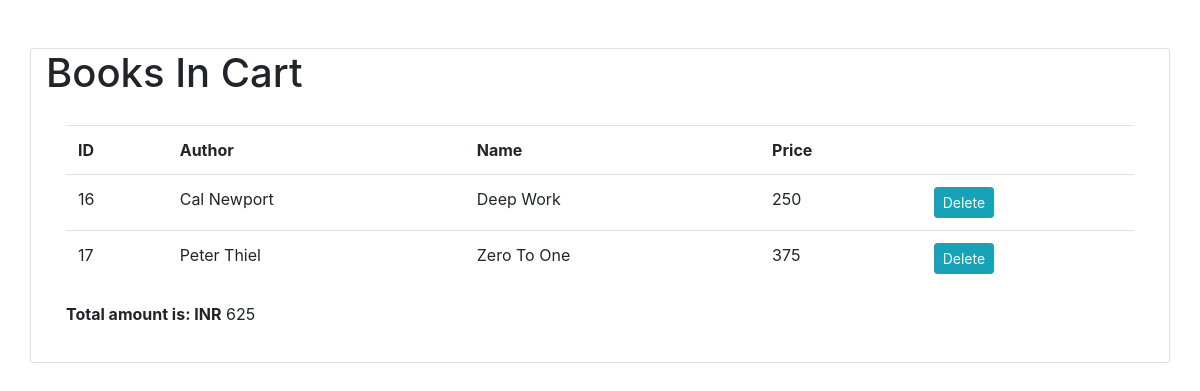
Page /viewcart/ on the earlier database version.
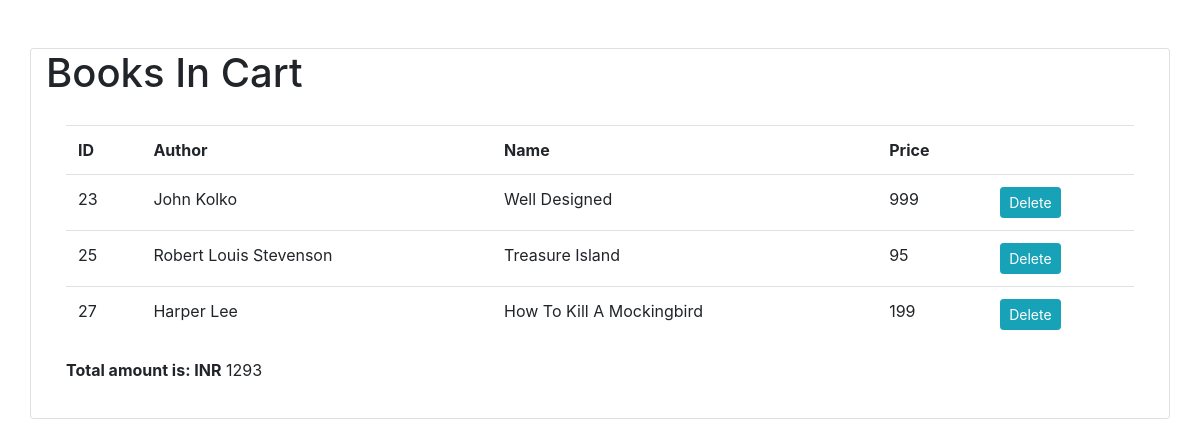
Same page on the later database version.
### MyLib/models.py (models this page shows, shortened)
class Checkout(models.Model):
    bookID = models.IntegerField(null=True)
    bookname = models.CharField(max_length=255)
    bookauthor = models.CharField(max_length=255)
    price = models.IntegerField(null=True)
    buyer_name = models.CharField(max_length=255)

### MyLib/views.py (the view)
# urls.py: path('viewcart/',views.viewcart,name='viewcart'),
def viewcart(request):
    bookcart = Checkout.objects.all().values()
    cost = 0
    for row in bookcart:
        print(row)
        cost =cost + row['price']
        print("Cost is ",cost)
    template = loader.get_template('viewcart.html')
    context = {
            'bookcart': bookcart,
            'total':cost
        }
    return HttpResponse(template.render(context, request))

### MyLib/templates/viewcart.html (shortened to what this page needs)
<!DOCTYPE html>
<html lang="en">
<head>
    <link rel="stylesheet" href="https://stackpath.bootstrapcdn.com/bootstrap/4.5.0/css/bootstrap.min.css"0>
</head>
<body>
    <br>
	<br>
    {%block content%}
    <div class="container card">
        <h1>Books In Cart</h1>
        <div class="card-body">
            <table class="table table-hover">
                <tr>
                    <th>ID</th>
                    <th>Author</th>
                    <th>Name</th>
                    <th>Price</th>
                    <th></th>
                </tr>
                {% for i in bookcart %}
                    <tr>
                        <td>{{i.id}}</td>
                        <td>{{i.bookauthor}}</td>
                        <td>{{i.bookname}}</td>
                        <td>{{i.price}}</td>
                        <td><a href="delete/{{ i.id }}" class="btn btn-info btn-sm" type="submit">Delete</a></td>
                    </tr>
                {% endfor %}
            </table>
            <p><b>Total amount is: INR</b> {{total}}</p>
        </div>
    </div>
    {% endblock %}
</body>
</html>

Differences in the rows shown:
removed Checkout: id "16", bookauthor "Cal Newport", bookname "Deep Work", price "250"
removed Checkout: id "17", bookauthor "Peter Thiel", bookname "Zero To One", price "375"
added Checkout: id "23", bookauthor "John Kolko", bookname "Well Designed", price "999"
added Checkout: id "25", bookauthor "Robert Louis Stevenson", bookname "Treasure Island", price "95"
added Checkout: id "27", bookauthor "Harper Lee", bookname "How To Kill A Mockingbird", price "199"
Other differences:
{{ total }}: "625" → "1293"
